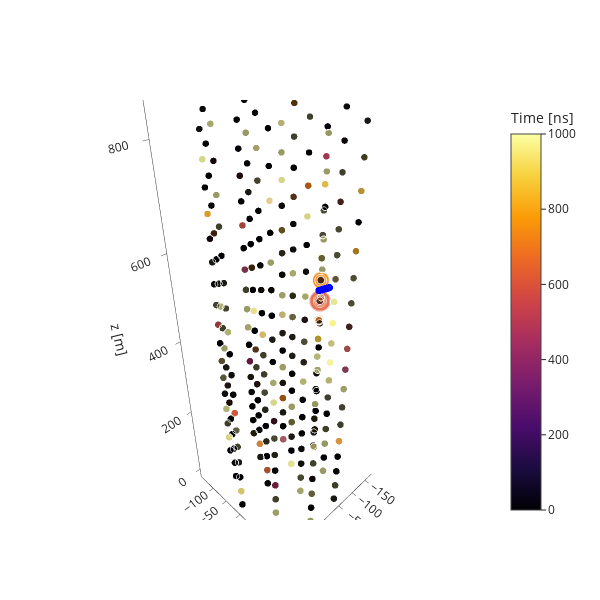

Write notebook code for a chart like this one.
### Code cell
fig = get_detector_scatter3ds(
        detector,
        include_modules=False,
        include_pmts=True,
        hits=hits.get_by_record_ids(2),
        sources=sources.get_by_record_ids(2)
    )
fig.show()

### Figure 1 — Plotly figure (JSON) as saved in the notebook; plotly's stock layout.template omitted (floating-point values rounded to 4 significant figures; data arrays with more than 128 entries replaced by an {"elided": "..."} marker saying what was removed)
{"data": [{"marker": {"cmax": 1000, "cmin": 0, "color": {"elided": "4480 float values"}, "colorbar": {"title": {"text": "Time [ns]"}}, "colorscale": [[0, "#000004"], [0.1111, "#1b0c41"], [0.2222, "#4a0c6b"], [0.3333, "#781c6d"], [0.4444, "#a52c60"], [0.5556, "#cf4446"], [0.6667, "#ed6925"], [0.7778, "#fb9b06"], [0.8889, "#f7d13d"], [1, "#fcffa4"]], "opacity": 0.6, "size": {"elided": "4480 float values"}}, "mode": "markers", "name": "PMTs", "type": "scatter3d", "x": {"elided": "4480 float values"}, "y": {"elided": "4480 float values"}, "z": {"elided": "4480 float values"}}, {"marker": {"cmax": 1000, "cmin": 0, "color": {"elided": "372 float values"}, "colorscale": [[0, "rgba(0,0,255,0.0)"], [1, "rgba(0,0,255,1.0)"]], "opacity": 1, "showscale": false, "size": 2.5}, "mode": "markers", "name": "modules", "type": "scatter3d", "x": {"elided": "372 float values"}, "y": {"elided": "372 float values"}, "z": {"elided": "372 float values"}}], "layout": {"autosize": false, "height": 600, "scene": {"aspectmode": "auto", "aspectratio": {"x": 0.6789, "y": 0.6557, "z": 2.247}, "camera": {"projection": {"type": "perspective"}}, "xaxis": {"title": {"text": "x [m]"}, "type": "linear"}, "yaxis": {"title": {"text": "y [m]"}, "type": "linear"}, "zaxis": {"title": {"text": "z [m]"}, "type": "linear"}}, "showlegend": false, "width": 600}}
